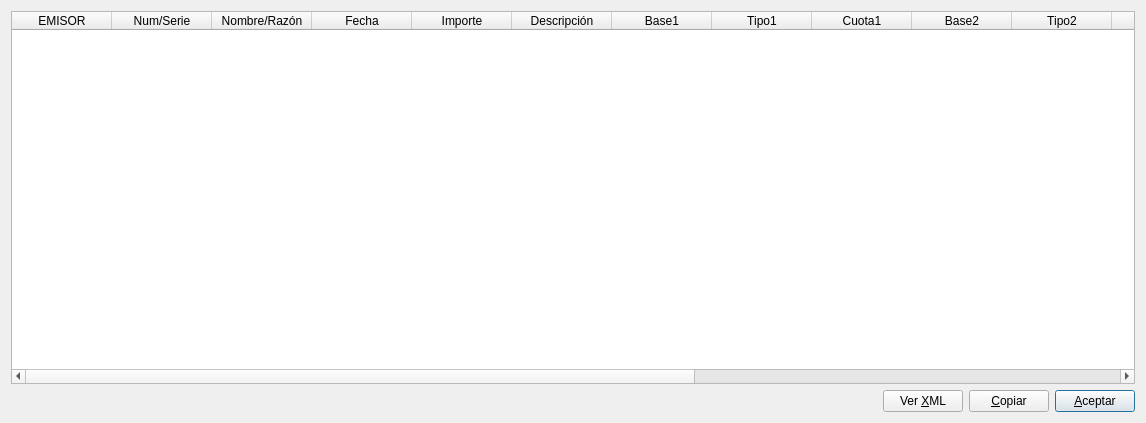
<?xml version="1.0" encoding="UTF-8"?>
<ui version="4.0">
 <class>respuesta_sii_cons</class>
 <widget class="QDialog" name="respuesta_sii_cons">
  <property name="geometry">
   <rect>
    <x>0</x>
    <y>0</y>
    <width>1146</width>
    <height>423</height>
   </rect>
  </property>
  <property name="windowTitle">
   <string>RESPUESTA ENVÍO SII</string>
  </property>
  <layout class="QVBoxLayout" name="verticalLayout">
   <item>
    <widget class="QTableWidget" name="tableWidget">
     <column>
      <property name="text">
       <string>EMISOR</string>
      </property>
     </column>
     <column>
      <property name="text">
       <string>Num/Serie</string>
      </property>
     </column>
     <column>
      <property name="text">
       <string>Nombre/Razón</string>
      </property>
     </column>
     <column>
      <property name="text">
       <string>Fecha</string>
      </property>
     </column>
     <column>
      <property name="text">
       <string>Importe</string>
      </property>
     </column>
     <column>
      <property name="text">
       <string>Descripción</string>
      </property>
     </column>
     <column>
      <property name="text">
       <string>Base1</string>
      </property>
     </column>
     <column>
      <property name="text">
       <string>Tipo1</string>
      </property>
     </column>
     <column>
      <property name="text">
       <string>Cuota1</string>
      </property>
     </column>
     <column>
      <property name="text">
       <string>Base2</string>
      </property>
     </column>
     <column>
      <property name="text">
       <string>Tipo2</string>
      </property>
     </column>
     <column>
      <property name="text">
       <string>Cuota2</string>
      </property>
     </column>
     <column>
      <property name="text">
       <string>Base3</string>
      </property>
     </column>
     <column>
      <property name="text">
       <string>Tipo3</string>
      </property>
     </column>
     <column>
      <property name="text">
       <string>Cuota3</string>
      </property>
     </column>
     <column>
      <property name="text">
       <string>Base exenta</string>
      </property>
     </column>
     <column>
      <property name="text">
       <string>Cuadre</string>
      </property>
     </column>
     <column>
      <property name="text">
       <string>Estado</string>
      </property>
     </column>
    </widget>
   </item>
   <item>
    <layout class="QHBoxLayout" name="horizontalLayout">
     <item>
      <spacer name="horizontalSpacer">
       <property name="orientation">
        <enum>Qt::Horizontal</enum>
       </property>
       <property name="sizeHint" stdset="0">
        <size>
         <width>40</width>
         <height>20</height>
        </size>
       </property>
      </spacer>
     </item>
     <item>
      <widget class="QPushButton" name="xml_pushButton">
       <property name="text">
        <string>Ver &amp;XML</string>
       </property>
       <property name="icon">
        <iconset resource="keme.qrc">
         <normaloff>:/iconos/graf/xml.jpeg</normaloff>:/iconos/graf/xml.jpeg</iconset>
       </property>
      </widget>
     </item>
     <item>
      <widget class="QPushButton" name="copiar_pushButton">
       <property name="text">
        <string>&amp;Copiar</string>
       </property>
       <property name="icon">
        <iconset resource="keme.qrc">
         <normaloff>:/iconos/graf/copiar.png</normaloff>:/iconos/graf/copiar.png</iconset>
       </property>
      </widget>
     </item>
     <item>
      <widget class="QPushButton" name="aceptar_pushButton">
       <property name="text">
        <string>&amp;Aceptar</string>
       </property>
       <property name="icon">
        <iconset resource="keme.qrc">
         <normaloff>:/iconos/graf/application-exit.png</normaloff>:/iconos/graf/application-exit.png</iconset>
       </property>
       <property name="default">
        <bool>true</bool>
       </property>
      </widget>
     </item>
    </layout>
   </item>
  </layout>
 </widget>
 <tabstops>
  <tabstop>tableWidget</tabstop>
  <tabstop>xml_pushButton</tabstop>
  <tabstop>copiar_pushButton</tabstop>
  <tabstop>aceptar_pushButton</tabstop>
 </tabstops>
 <resources>
  <include location="keme.qrc"/>
 </resources>
 <connections>
  <connection>
   <sender>aceptar_pushButton</sender>
   <signal>clicked()</signal>
   <receiver>respuesta_sii_cons</receiver>
   <slot>accept()</slot>
   <hints>
    <hint type="sourcelabel">
     <x>691</x>
     <y>396</y>
    </hint>
    <hint type="destinationlabel">
     <x>504</x>
     <y>384</y>
    </hint>
   </hints>
  </connection>
 </connections>
</ui>
